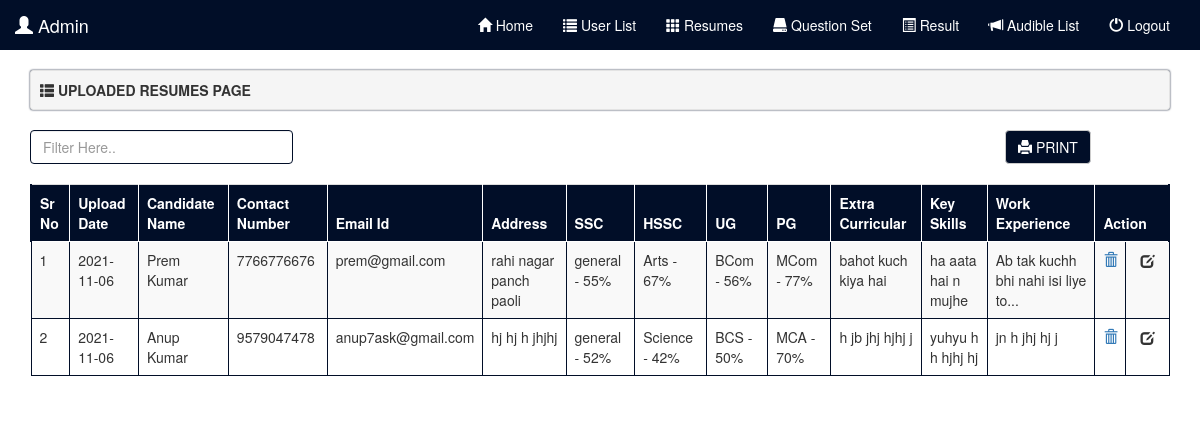
Screenshot of /admin/resumes.php (signed in) with the database file from the repository.
### tables this page shows
CREATE TABLE IF NOT EXISTS `tbl_resume` (
  `rid` int(11) NOT NULL AUTO_INCREMENT,
  `rdate` varchar(12) NOT NULL,
  `uid` int(10) NOT NULL,
  `photo` varchar(500) NOT NULL,
  `uname` varchar(30) NOT NULL,
  `cname` varchar(30) NOT NULL,
  `contact` varchar(12) NOT NULL,
  `email` varchar(50) NOT NULL,
  `address` varchar(100) NOT NULL,
  `ssc` varchar(40) NOT NULL,
  `hssc` varchar(40) NOT NULL,
  `ug` varchar(40) NOT NULL,
  `pg` varchar(40) NOT NULL,
  `extra_curr` varchar(200) NOT NULL,
  `key_skills` varchar(200) NOT NULL,
  `work_exp` varchar(200) NOT NULL,
  `flag` int(2) NOT NULL,
  PRIMARY KEY (`rid`)
);

### admin/resumes.php (the view, shortened to what this page needs)
<?php
include('../connect.php');
$id = $_GET['id'];
mysqli_query($con,"DELETE FROM `tbl_resume` WHERE `uid` = $id ");
?>
<!DOCTYPE html>
<html>
<head>
    <?php include('../bootcdn.php') ?>
</head>
<body>
	<?php include('header.php'); ?>
	<div class="container">
		<div class="well well-sm">
			<span class="glyphicon glyphicon-th-list"></span>
			<b>UPLOADED RESUMES PAGE</b>
		</div>
              <div class="row">
                     <div class="col-sm-3">
                      <input style="border:1px solid #010E28;" class="form-control" id="myInput" type="text" placeholder="Filter Here..">
                     </div>
                     <div class="col-sm-7">
                     </div>
                     <div class="col-sm-2">
                            <a style="background-color:#010E28;color:white;" href="#" class="btn btn-default" onclick="print()">
                                   <span class="glyphicon glyphicon-print"></span>
                                   PRINT
                            </a>
                     </div>
              </div>
             <br>
               <div class="table-responsive">
                     <table class="table table-hover table-striped table-bordered">
                            <thead>
                                   <tr>
                                          <th>Sr No</th>
                                          <th>Upload Date</th>
                                          <th>Candidate Name</th>
                                          <th>Contact Number</th>
                                          <th>Email Id</th>
                                          <th>Address</th>
                                          <th>SSC</th>
                                          <th>HSSC</th>
                                          <th>UG</th>
                                          <th>PG</th>
                                          <th>Extra Curricular</th>
                                          <th>Key Skills</th>
                                          <th>Work Experience</th>
                                          <th colspan="2">Action</th>
                                   </tr>
                            </thead>
                            <tbody id="myTable">
                                   <?php
                                   $ulist = mysqli_query($con,"SELECT * FROM `tbl_resume` ORDER BY rid desc");
                                   $counter = 1;
                                   while($ulist_data = mysqli_fetch_assoc($ulist)){
                                   ?>
                                   <tr>
                                          <td><?php echo $counter; ?></td>
                                          <td><?php echo $ulist_data['rdate'] ?></td>
                                          <td><?php echo $ulist_data['cname'] ?></td>
                                          <td><?php echo $ulist_data['contact'] ?></td>
                                          <td><?php echo $ulist_data['email'] ?></td>
                                          <td><?php echo $ulist_data['address'] ?></td>
                                          <td><?php echo $ulist_data['ssc'] ?></td>
                                          <td><?php echo $ulist_data['hssc'] ?></td>
                                          <td><?php echo $ulist_data['ug'] ?></td>
                                          <td><?php echo $ulist_data['pg'] ?></td>
                                          <td><?php echo $ulist_data['extra_curr'] ?></td>
                                          <td><?php echo $ulist_data['key_skills'] ?></td>
                                          <td><?php echo $ulist_data['work_exp'] ?></td>
                                          <td>
                                              <a title="Delete Record" onclick="return confirm('Are you sure?')" href="resumes?id=<?php echo $ulist_data['uid'] ?>">
                                              <span class="glyphicon glyphicon-trash"></span>
                                              </a>
                                          </td>
                                           <td>
                                              <form method="post" onsubmit="return confirm('Are you sure want to allow test?')">
                                              	<button title="Enable Test" style="background:none;border:none;" type="submit" name="update_test"><span class="glyphicon glyphicon-edit"></span></button>
                                              </form>
                                          </td>
                                   </tr>
                            <?php $counter++;} ?>
                            </tbody>
                     </table>
               </div>
	</div>
</body>
</html>

### admin/resumes.php (style rules this page uses)
.well-sm, .well { box-shadow:0 0 2px #010E28; }
.table thead tr th { background-color:#010E28; color:white; }
.table thead tr { border-left:2px solid #010E28;border-right:2px solid #010E28; }
.table thead tr th { border:1px solid white; }
.table tbody tr td { border:1px solid #010E28; }

### rows the page displays
tbl_resume: rdate "2021-11-06", cname "Prem Kumar", contact "7766776676", email "prem@gmail.com", address "rahi nagar panch paoli", ssc "general - 55%", hssc "Arts - 67%", ug "BCom - 56%", pg "MCom - 77%", extra_curr "bahot kuch kiya hai", key_skills "ha aata hai n mujhe", work_exp "Ab tak kuchh bhi nahi isi liye to..."
tbl_resume: rdate "2021-11-06", cname "Anup Kumar", contact "9579047478", email "anup7ask@gmail.com", address "hj hj h jhjhj", ssc "general - 52%", hssc "Science - 42%", ug "BCS - 50%", pg "MCA - 70%", extra_curr "h jb jhj hjhj j", key_skills "yuhyu h h hjhj hj", work_exp "jn h jhj hj j"

### other values shown
$_SESSION['aname'] "Admin"
